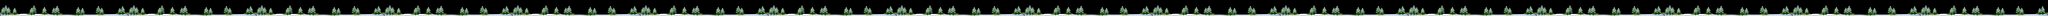

This game map was drawn from its Tiled (.tmx) file and the tilesets committed beside it. A one-line description and the trimmed map source follow:
An orthogonal 128x1 tile map with 128x128 px tiles, 1 tile layer (Tile Layer 1).

<map version="1.0" orientation="orthogonal" width="128" height="1" tilewidth="128" tileheight="128">
 <tileset firstgid="1" name="world4-trees" tilewidth="128" tileheight="128">
  <image source="world4-trees.png" width="512" height="512" />
 </tileset>
 <layer name="Tile Layer 1" width="128" height="1">
  <data>[128 cells, 128 non-empty, 16 distinct tile ids]</data>
 </layer>
</map>
